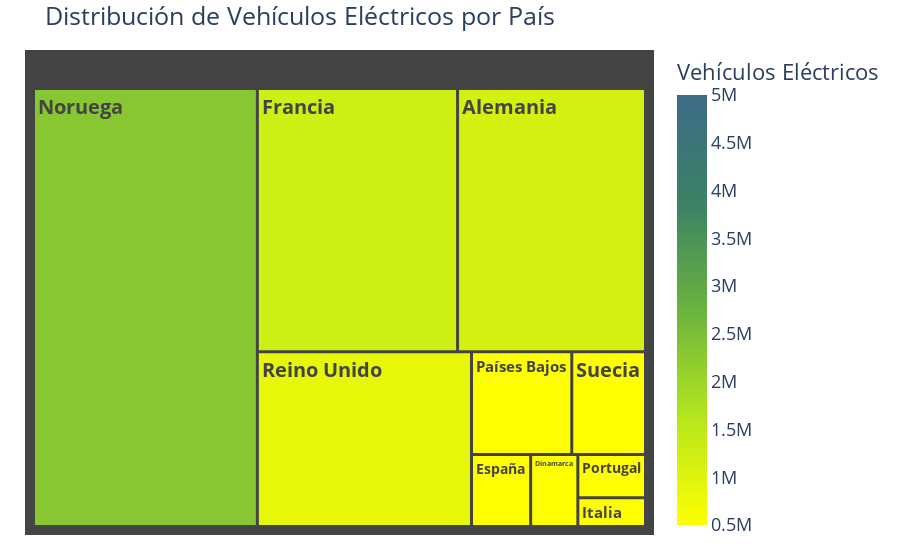

Notebook code for this chart:
### Code cell
# Calcular proporciones para el ancho de cada barra
elec_paises["ancho"] = elec_paises["total_vehiculos"] / elec_paises["total_vehiculos"].sum()

# Definir los colores personalizados según la paleta proporcionada
custom_colors = ["#FFFF00", "#B5E61D", "#6AB340", "#3C8165", "#3C6C87"]  # Colores de la paleta de la imagen

# Crear el gráfico de Marimekko (Mosaic Chart) usando Plotly
fig = px.treemap(
    elec_paises,
    path=["pais"], 
    values="vehiculos_electricos",  # Tamaño basado en vehículos eléctricos
    color="vehiculos_electricos",
    color_continuous_scale=custom_colors,  # Aplicar la paleta de color personalizada
    range_color=[500000, 5000000],  # Escala de color ajustada
    title="Distribución de Vehículos Eléctricos por País"
)

# Configurar el formato y estilo del gráfico
fig.update_layout(
    margin=dict(t=50, l=25, r=25, b=25),
    coloraxis_colorbar=dict(title="Vehículos Eléctricos"),
    font=dict(size=18),  # Aumentar tamaño de fuente
    paper_bgcolor="white"  # Fondo blanco para un diseño más limpio
)

# Quitar los bordes y ajustar el estilo de texto
fig.update_traces(
    texttemplate="<b>%{label}</b>",  # Texto en negrita
    textfont_size=20,  # Aumentar el tamaño de los nombres de los países
    marker_line_width=0  # Quitar bordes de los bloques
)

fig.show()

### Figure 1 — Plotly figure (JSON) as saved in the notebook; plotly's stock layout.template omitted (floating-point values rounded to 4 significant figures)
{"data": [{"branchvalues": "total", "customdata": [[1164000], [80000], [100205], [1240000], [45655], [2306640], [242000], [69000], [880000], [178000]], "domain": {"x": [0, 1], "y": [0, 1]}, "hovertemplate": "labels=%{label}<br>vehiculos_electricos_sum=%{value}<br>parent=%{parent}<br>id=%{id}<br>vehiculos_electricos=%{color}<extra></extra>", "ids": ["Alemania", "Dinamarca", "España", "Francia", "Italia", "Noruega", "Países Bajos", "Portugal", "Reino Unido", "Suecia"], "labels": ["Alemania", "Dinamarca", "España", "Francia", "Italia", "Noruega", "Países Bajos", "Portugal", "Reino Unido", "Suecia"], "marker": {"coloraxis": "coloraxis", "colors": [1164000, 80000, 100205, 1240000, 45655, 2306640, 242000, 69000, 880000, 178000], "line": {"width": 0}}, "name": "", "parents": ["", "", "", "", "", "", "", "", "", ""], "textfont": {"size": 20}, "texttemplate": "<b>%{label}</b>", "type": "treemap", "values": [1164000, 80000, 100205, 1240000, 45655, 2306640, 242000, 69000, 880000, 178000]}], "layout": {"coloraxis": {"cmax": 5000000, "cmin": 500000, "colorbar": {"title": {"text": "Vehículos Eléctricos"}}, "colorscale": [[0, "#FFFF00"], [0.25, "#B5E61D"], [0.5, "#6AB340"], [0.75, "#3C8165"], [1, "#3C6C87"]]}, "font": {"size": 18}, "legend": {"tracegroupgap": 0}, "margin": {"b": 25, "l": 25, "r": 25, "t": 50}, "paper_bgcolor": "white", "title": {"text": "Distribución de Vehículos Eléctricos por País"}}}
